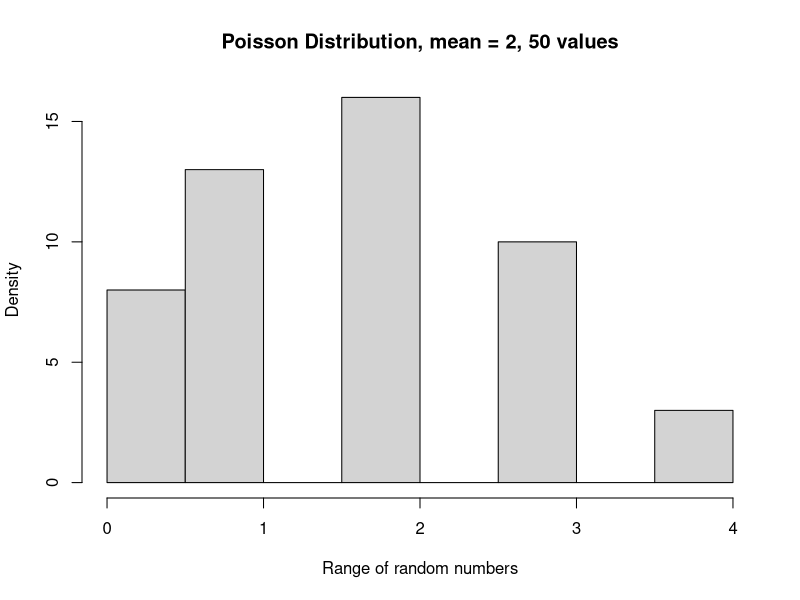
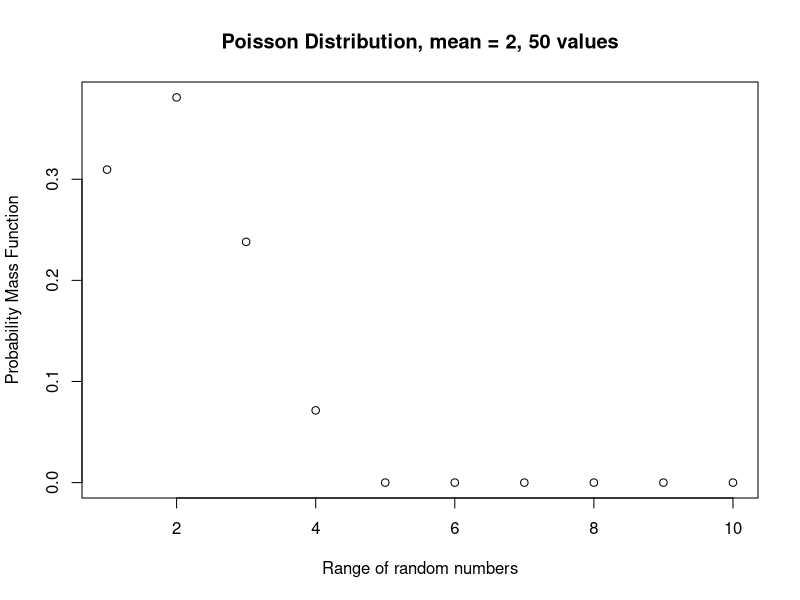
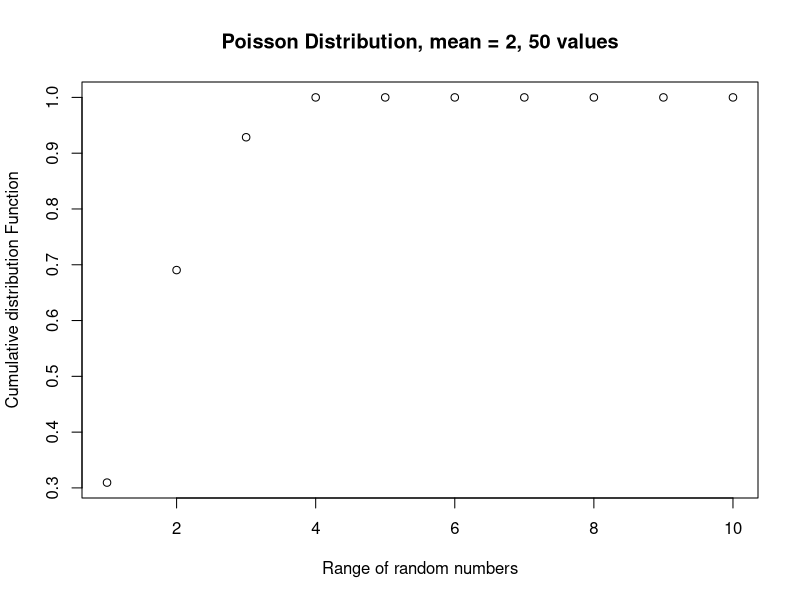

Reproduce these figures in R, in order.
n <- 50
lamda <- 2
u <- runif(n)
p0 <- exp(-lamda)
x <- vector(,n)
pms <- vector(,10)

for(j in 1:n)
{
	p <- p0
	f <- p
	i <- 0
	repeat {
		if(u[j] < f) {
			x[j] <- i
			if(i <= 10) {
				pms[i] <- pms[i] + 1
			}			
			break
		}
		p <- (lamda * p) / (i+1)
		f <- f + p
		i <- i + 1
	}
}

print(x[1:50])

pms <- pms/sum(pms)
cdf <- cumsum(pms)

hist(x, main="Poisson Distribution, mean = 2, 50 values", xlab="Range of random numbers", ylab="Density")
dev.copy(png,"plot2a.png");
dev.off ();

plot(1:10, pms, col='black', cex=1, main="Poisson Distribution, mean = 2, 50 values", xlab="Range of random numbers", ylab="Probability Mass Function")
dev.copy(png,"plot2b.png");
dev.off ();

plot(1:10, cdf, col='black', cex=1, main="Poisson Distribution, mean = 2, 50 values", xlab="Range of random numbers", ylab="Cumulative distribution Function")
dev.copy(png,"plot2c.png");
dev.off ();
